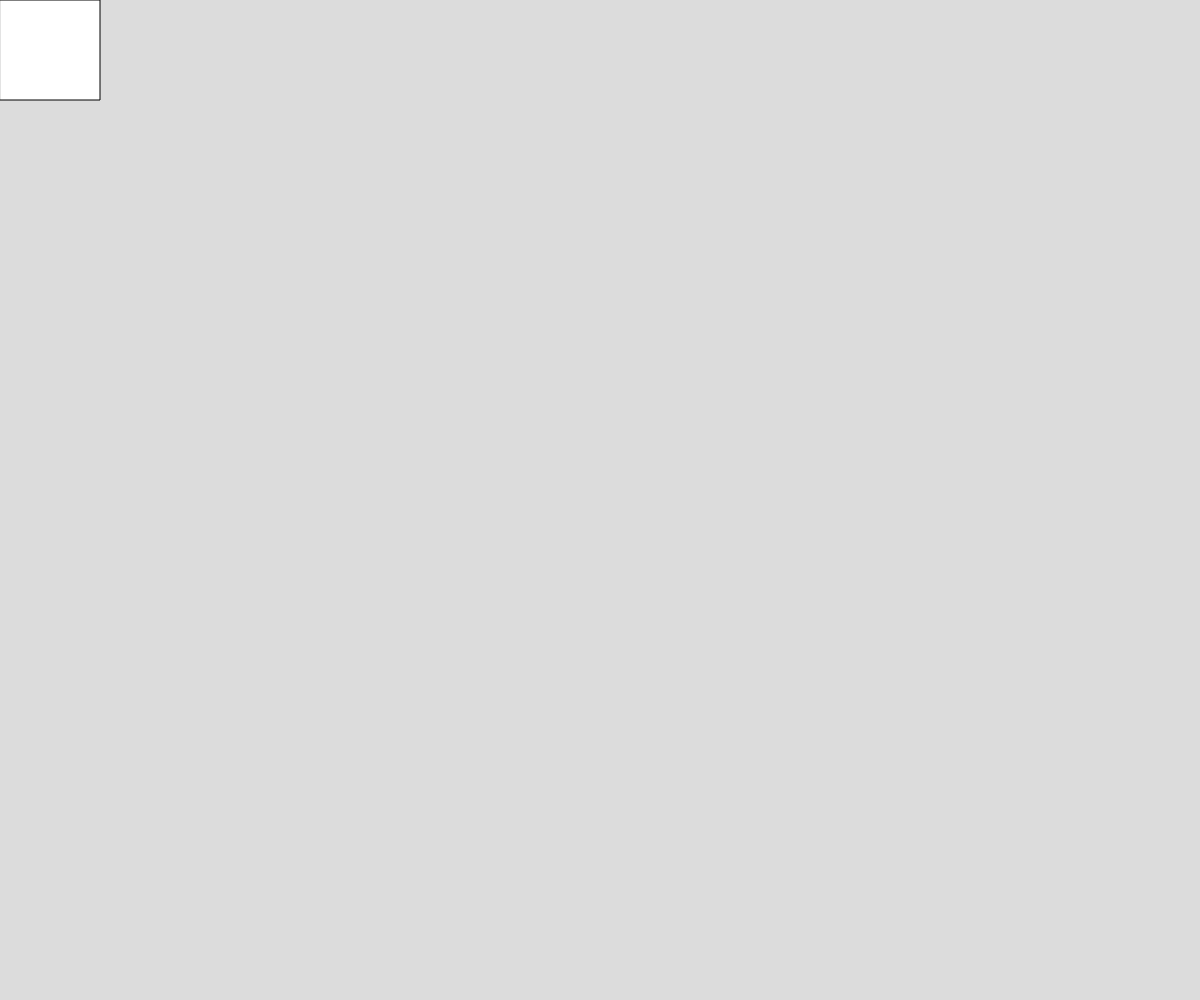
Frame 1 (no input)
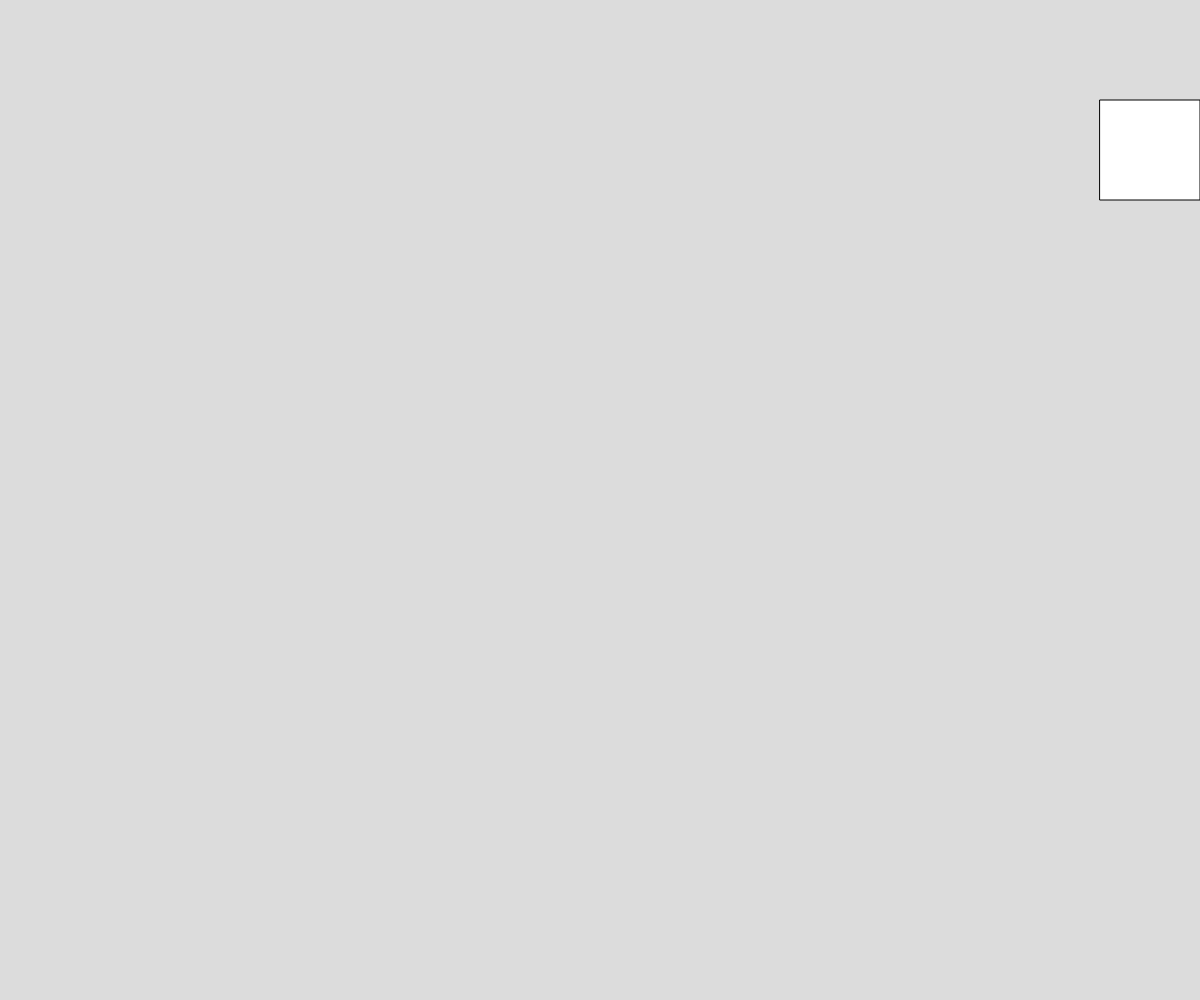
Frame 60 (no input)
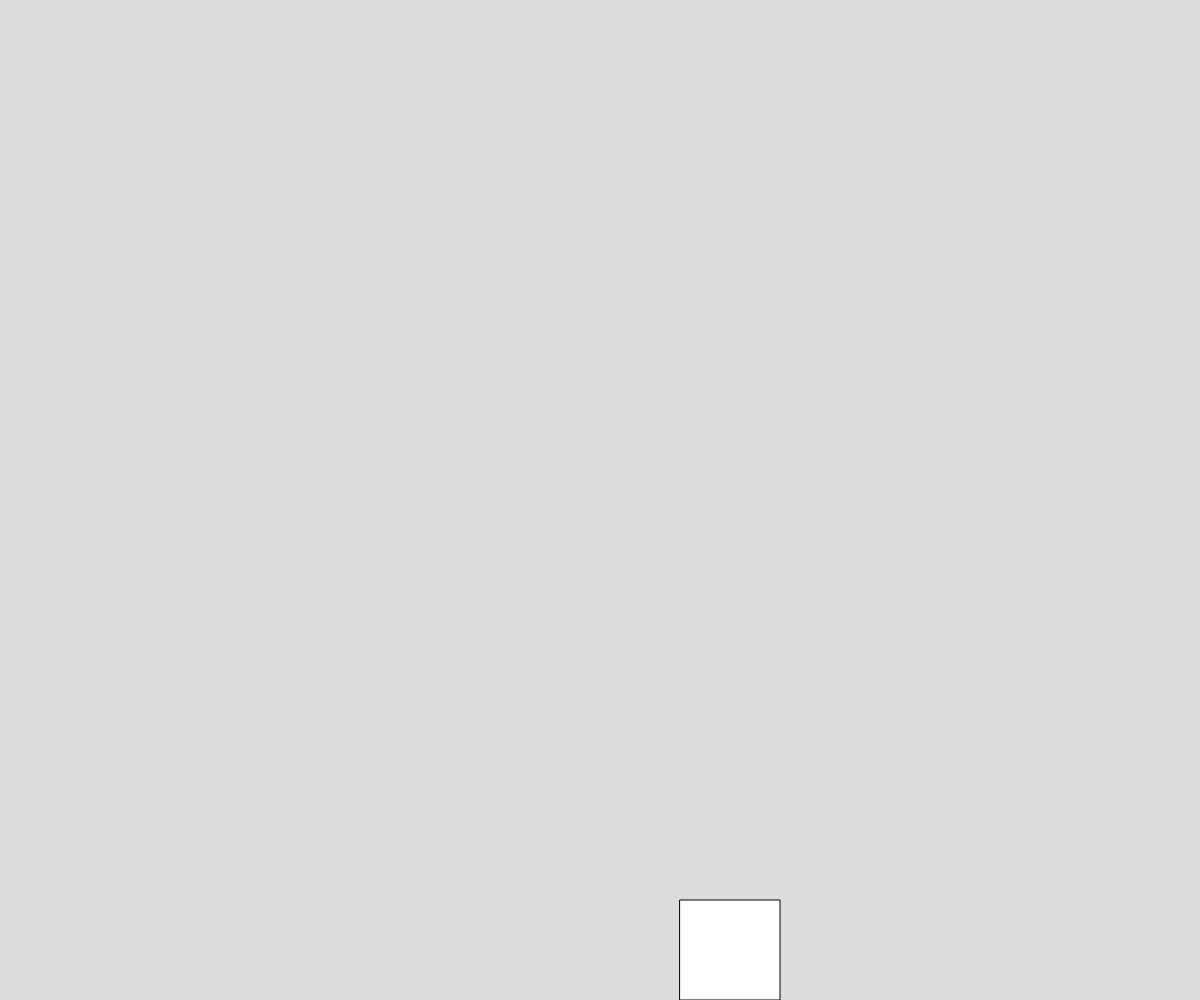
Frame 120 (the mouse pressed at the canvas centre since frame 60)

The p5.js sketch that drew these frames (run headless with seeded random() and noise() and a simulated clock; from frame 60 on, the mouse is pressed at the canvas centre):

// p5.js sketch
// ── sketch.js
// Project Title
// Your Name
// Date
//
// Extra for Experts:
// - describe what you did to take this project "above and beyond"
let x =0;
let y =0;
let speed =20;
let state = "right";
let squareSize = 100;

function setup() {
  createCanvas(windowWidth, windowHeight);
}

function draw() {
  background(220);
  drawSquare();
  moveSquare();
}
function drawSquare() {
  square(x, y, squareSize);
}

function moveSquare(){
  if (state === "right") {
    x += speed;
    if (x + squareSize >= width){
      x = width - squareSize;
      state = "down";

    }
  }
  if (state === "down") {
    y += speed;
    if (y + squareSize >= height){
      y = height - squareSize;
      state = "left";

    }
  }
  if (state === "left") {
    x -= speed;
    if (x <= 0){
      x = 0;
      state = "up";

    }
  }




}
